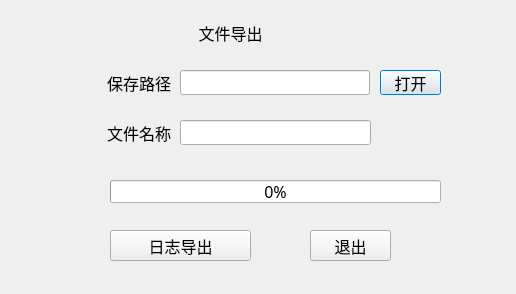
<?xml version="1.0" encoding="UTF-8"?>
<ui version="4.0">
 <class>SqlExportDlg</class>
 <widget class="QDialog" name="SqlExportDlg">
  <property name="geometry">
   <rect>
    <x>0</x>
    <y>0</y>
    <width>516</width>
    <height>294</height>
   </rect>
  </property>
  <property name="font">
   <font>
    <family>微软雅黑</family>
    <pointsize>12</pointsize>
    <weight>50</weight>
    <italic>false</italic>
    <bold>false</bold>
   </font>
  </property>
  <property name="windowTitle">
   <string>Dialog</string>
  </property>
  <property name="styleSheet">
   <string notr="true">font: 12pt &quot;微软雅黑&quot;;</string>
  </property>
  <widget class="QLabel" name="label">
   <property name="geometry">
    <rect>
     <x>0</x>
     <y>70</y>
     <width>171</width>
     <height>25</height>
    </rect>
   </property>
   <property name="font">
    <font>
     <family>微软雅黑</family>
     <pointsize>12</pointsize>
     <weight>50</weight>
     <italic>false</italic>
     <bold>false</bold>
    </font>
   </property>
   <property name="text">
    <string>保存路径</string>
   </property>
   <property name="alignment">
    <set>Qt::AlignRight|Qt::AlignTrailing|Qt::AlignVCenter</set>
   </property>
  </widget>
  <widget class="QLineEdit" name="pathEdit">
   <property name="geometry">
    <rect>
     <x>180</x>
     <y>70</y>
     <width>190</width>
     <height>25</height>
    </rect>
   </property>
   <property name="font">
    <font>
     <family>微软雅黑</family>
     <pointsize>12</pointsize>
     <weight>50</weight>
     <italic>false</italic>
     <bold>false</bold>
    </font>
   </property>
  </widget>
  <widget class="QPushButton" name="pushButton">
   <property name="geometry">
    <rect>
     <x>380</x>
     <y>70</y>
     <width>61</width>
     <height>25</height>
    </rect>
   </property>
   <property name="font">
    <font>
     <family>微软雅黑</family>
     <pointsize>12</pointsize>
     <weight>50</weight>
     <italic>false</italic>
     <bold>false</bold>
    </font>
   </property>
   <property name="text">
    <string>打开</string>
   </property>
  </widget>
  <widget class="QLabel" name="label_2">
   <property name="geometry">
    <rect>
     <x>0</x>
     <y>120</y>
     <width>171</width>
     <height>25</height>
    </rect>
   </property>
   <property name="font">
    <font>
     <family>微软雅黑</family>
     <pointsize>12</pointsize>
     <weight>50</weight>
     <italic>false</italic>
     <bold>false</bold>
    </font>
   </property>
   <property name="text">
    <string>文件名称</string>
   </property>
   <property name="alignment">
    <set>Qt::AlignRight|Qt::AlignTrailing|Qt::AlignVCenter</set>
   </property>
  </widget>
  <widget class="QProgressBar" name="progressBar">
   <property name="geometry">
    <rect>
     <x>110</x>
     <y>180</y>
     <width>331</width>
     <height>23</height>
    </rect>
   </property>
   <property name="font">
    <font>
     <family>微软雅黑</family>
     <pointsize>12</pointsize>
     <weight>50</weight>
     <italic>false</italic>
     <bold>false</bold>
    </font>
   </property>
   <property name="value">
    <number>0</number>
   </property>
  </widget>
  <widget class="QPushButton" name="exportBtn">
   <property name="geometry">
    <rect>
     <x>110</x>
     <y>230</y>
     <width>141</width>
     <height>31</height>
    </rect>
   </property>
   <property name="font">
    <font>
     <family>微软雅黑</family>
     <pointsize>12</pointsize>
     <weight>50</weight>
     <italic>false</italic>
     <bold>false</bold>
    </font>
   </property>
   <property name="text">
    <string>日志导出</string>
   </property>
  </widget>
  <widget class="QLabel" name="titleLab">
   <property name="geometry">
    <rect>
     <x>0</x>
     <y>20</y>
     <width>461</width>
     <height>25</height>
    </rect>
   </property>
   <property name="font">
    <font>
     <family>微软雅黑</family>
     <pointsize>12</pointsize>
     <weight>50</weight>
     <italic>false</italic>
     <bold>false</bold>
    </font>
   </property>
   <property name="text">
    <string>文件导出</string>
   </property>
   <property name="alignment">
    <set>Qt::AlignCenter</set>
   </property>
  </widget>
  <widget class="QPushButton" name="quitBtn">
   <property name="geometry">
    <rect>
     <x>310</x>
     <y>230</y>
     <width>81</width>
     <height>31</height>
    </rect>
   </property>
   <property name="font">
    <font>
     <family>微软雅黑</family>
     <pointsize>12</pointsize>
     <weight>50</weight>
     <italic>false</italic>
     <bold>false</bold>
    </font>
   </property>
   <property name="text">
    <string>退出</string>
   </property>
  </widget>
  <widget class="QLineEdit" name="fileEdit">
   <property name="geometry">
    <rect>
     <x>180</x>
     <y>120</y>
     <width>191</width>
     <height>25</height>
    </rect>
   </property>
  </widget>
 </widget>
 <resources/>
 <connections>
  <connection>
   <sender>quitBtn</sender>
   <signal>clicked()</signal>
   <receiver>SqlExportDlg</receiver>
   <slot>close()</slot>
   <hints>
    <hint type="sourcelabel">
     <x>290</x>
     <y>275</y>
    </hint>
    <hint type="destinationlabel">
     <x>170</x>
     <y>154</y>
    </hint>
   </hints>
  </connection>
 </connections>
</ui>
